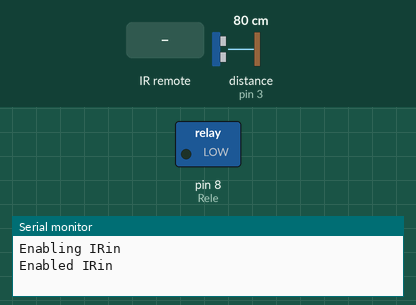
Recording of a sketch running on a simulated Arduino Uno, built with avr-gcc and run on an emulated ATmega328P. Parts: switched loads named in the sketch (green lamp = pin HIGH), the last lines printed to the serial monitor. Wiring (inferred from the names in the program): ultrasonic range finder: trigger pin 2; echo pin 3. Inputs (shaded band) come from the test bench; at power-on: distance to the obstacle (sensor on pin 3) 80 cm. The echo pulse lasts 58.3 µs per cm; pins used as bus, display or sensor lines are not drawn.

Above: at 1.2 s.
1.3 s: infrared code 0x1FE50AF received
At 1.8 s:
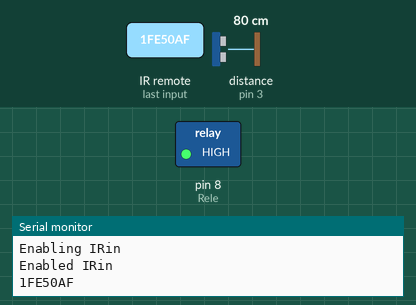
2.8 s: distance to the obstacle (sensor on pin 3) set to 18 cm
4.3 s: distance to the obstacle (sensor on pin 3) set to 15 cm
At 4.9 s:
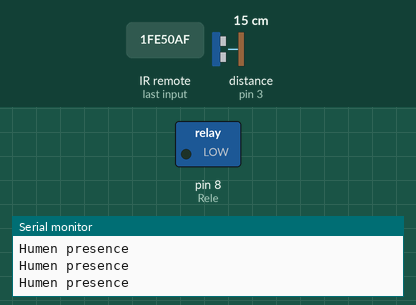
Timing chart, 0 to 7.3 s (numbered marks = the images above; inputs shaded):
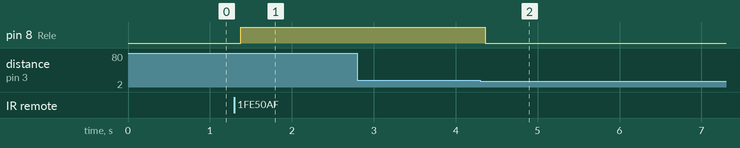

The sketch:

ARDUINO_IR_RELAYtest.ino
```cpp
#include <IRremote.h>

#define Boton0 0x1FEE01F //0
#define Boton1 0x1FE50AF  //1
#define Boton2 0x1FEB04F //5
//#define Boton3 0xFF7A85

const int trigPin1 = 2;
const int echoPin1 = 3;
unsigned long t=0,d =5000;
long duration1;
int distanceleft;
int SensorIR = 11;                      //sentencia int: declaramos/nombramos el pin 11 como "SensorIR"
int Rele = 8;                           //sentencia int: declaramos/nombramos el pin 8 como "Rele"

IRrecv irrecv(SensorIR);                //Asociamos el receptor o SensorIR

decode_results codigo ;                 //Declaramos/nombramos los resultados (de los codigos emitidos)
                                        // como "codigo"
void setup()
{
  Serial.begin(9600);                   //Activamos el "monitor serie"
  // En caso de que el controlador de interrupción se bloquee en la configuración, dará una pista
  // al usuario de lo que esta sucediendo.
  Serial.println("Enabling IRin");
  irrecv.enableIRIn();                  //Se inicia/activa el receptor
  Serial.println("Enabled IRin");

  pinMode(trigPin1, OUTPUT);
  pinMode(echoPin1, INPUT);
  pinMode (Rele, OUTPUT) ;               //Declaramos el pin 8 o "Rele" como salida
}

void loop() {
  digitalWrite(trigPin1, LOW);
  delayMicroseconds(2);
  digitalWrite(trigPin1, HIGH);
  delayMicroseconds(10);
  digitalWrite(trigPin1, LOW);
  duration1 = pulseIn(echoPin1, HIGH);
  distanceleft = duration1 * 0.034 / 2;
  if (distanceleft<=15)
  {
   digitalWrite(Rele,LOW);
   Serial.println("Humen presence");
   delay(100);
   t=0;
   }
   else
   {
  if (irrecv.decode(&codigo)) {          //Decodifica o "lee" el codigo emitido por el mando/control remoto
    Serial.println(codigo.value, HEX);   //Imprime el codigo en valor hexadecimal y lo muestra en el "monitor serie"

    if (codigo.value == Boton1){   //1      //Orden condicional: si el codigo recibido corresponde al boton 2
      digitalWrite(Rele, HIGH) ;

        t=0;}        //Acción: entonces el Rele se activa (en este caso se apaga el punto de luz)
      delay(50);
    if (codigo.value == Boton0){ //0        //Orden condicional: si el codigo recibido corresponde al boton 1
      digitalWrite(Rele, LOW);

        t=0;}          //Acción: entonces el Rele se desactiva (en este caso se enciende el punto de luz)
      delay(50);
    if (codigo.value == Boton2){//5
      digitalWrite(Rele, HIGH);
     t=millis();

    }

  } if(t!=0)
    {
    if((millis()-t)>d)
    {  Serial.println("5 off");
      digitalWrite(Rele, LOW);
      t=0;
    }
    }
    irrecv.resume();                     // Recibe el siguiente valor
  delay(100);
}
}
```

Measured:
- the behaviour switches between 17 and 16 cm on distance to the obstacle (sensor on pin 3) (found by bisection; images 1 and 2)
- after the input at 1.3 s, pin 8 (Rele): LOW → HIGH after 0.08 s
- after the input at 2.8 s, every drawn part: stays the same
- after the input at 4.3 s, pin 8 (Rele): HIGH → LOW after 0.06 s
